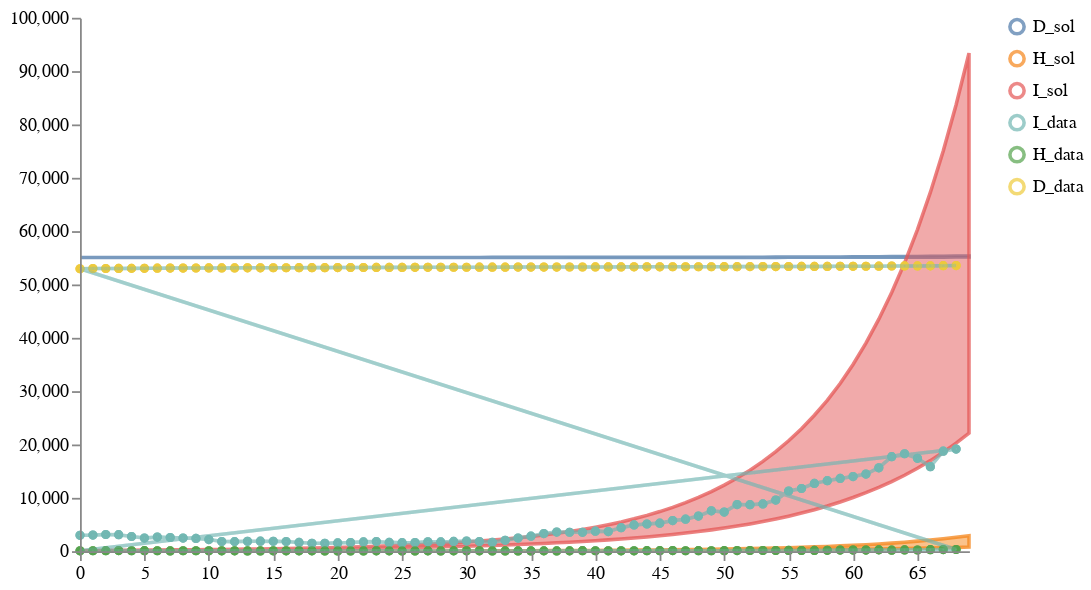

Notebook code cell kept with this figure:
### Code cell
num_samples = 100
model_paths = [model4_location]
data_path = "../../notebook/ensemble_eval_sa/datasets/NY_data2.csv"
weights = [1]
solution_mappings = [{"I": "infected", "H": "hospitalized", "D": "dead"}] # "column name in data": "observable or state variable in model"

# Run the calibration and sampling
result1 = load_and_calibrate_and_sample_ensemble_model(
    model_paths,
    data_path,
    weights,
    solution_mappings,
    num_samples,
    timepoints,
    verbose=True,
    total_population=19340000,
    num_iterations=26,
    method="euler",
    time_unit="days",
    visual_options={"title": "Calibrated Ensemble", "subset":".*_sol"}
)

# # Save results
# result1["data"].to_csv("../../notebook/ensemble_eval_sa/ensemble_results/partII_ensemble_of_one_results_day0_Jun032021.csv", index=False)
# result1["quantiles"].to_csv("../../notebook/ensemble_eval_sa/ensemble_results/partII_ensemble_of_one_quantiles_day0_Jun032021.csv", index=False)

# Plot results
schema = plots.trajectories(pd.DataFrame(result["data"]), subset=".*_sol",
                            points=test_data.reset_index(drop=True).rename(columns={"I":"I_data", "H":"H_data", "D":"D_data"}),
                           )
schema = plots.pad(schema, 5)
plots.ipy_display(schema)

### Figure 1 — Vega specification as saved in the notebook (floating-point values rounded to 4 significant figures; data arrays with more than 128 entries replaced by an {"elided": "..."} marker saying what was removed)
{"$schema": "https://vega.github.io/schema/vega/v5.json", "axes": [{"name": "x_axis", "orient": "bottom", "scale": "xscale", "zindex": 100}, {"name": "y_axis", "orient": "left", "scale": "yscale", "zindex": 100}], "data": [{"name": "distributions", "values": {"elided": "210 records"}}, {"name": "traces", "transform": [{"expr": "isValid(datum.value)", "type": "filter"}], "values": []}, {"name": "points", "values": {"elided": "207 records"}}, {"name": "markers", "values": []}, {"name": "selected", "on": [{"remove": true, "trigger": "clear"}, {"remove": true, "trigger": "!shift"}, {"insert": "clicked", "trigger": "!shift && clicked"}, {"toggle": "clicked", "trigger": "shift && clicked"}]}], "height": 300, "legends": [{"encode": {"labels": {"interactive": true, "name": "legendLabel", "update": {"opacity": [{"test": "!length(data('selected')) || indata('selected', 'value', datum.value)", "value": 1}, {"value": 0.25}]}}, "symbols": {"interactive": true, "name": "legendSymbol", "update": {"fill": {"value": "transparent"}, "opacity": [{"test": "!length(data('selected')) || indata('selected', 'value', datum.value)", "value": 0.7}, {"value": 0.15}], "size": {"value": 64}, "strokeWidth": {"value": 2}}}}, "name": "color_legend", "stroke": "color"}], "marks": [{"from": {"facet": {"data": "points", "groupby": "trajectory", "name": "points_split"}}, "marks": [{"encode": {"hover": {"fillOpacity": {"value": 0.9}}, "update": {"fill": {"field": "trajectory", "scale": "color"}, "fillOpacity": [{"test": "!length(data('selected')) || indata('selected', 'value', datum.trajectory)", "value": 0.5}, {"value": 0.15}], "size": {"value": 10}, "stroke": {"field": "trajectory", "scale": "color"}, "strokeOpacity": [{"test": "!length(data('selected')) || indata('selected', 'value', datum.trajectory)", "value": 0.75}, {"value": 0.15}], "strokeWidth": {"value": 2}, "tooltip": {"field": "value"}, "x": {"field": "timepoint", "scale": "xscale"}, "y": {"field": "value", "scale": "yscale"}}}, "from": {"data": "points"}, "name": "_points_symbol", "type": "symbol", "zindex": 3}, {"encode": {"hover": {"fillOpacity": {"value": 0.9}}, "update": {"interpolate": {"value": "linear"}, "stroke": {"field": "trajectory", "scale": "color"}, "strokeOpacity": [{"test": "!length(data('selected')) || indata('selected', 'value', datum.trajectory)", "value": 0.3}, {"value": 0.1}], "strokeWidth": {"value": 2}, "x": {"field": "timepoint", "scale": "xscale"}, "y": {"field": "value", "scale": "yscale"}}}, "from": {"data": "points"}, "name": "_points_line", "type": "line", "zindex": 3}], "name": "_points", "type": "group", "zindex": 3}, {"from": {"facet": {"data": "traces", "groupby": "trajectory", "name": "traces_split"}}, "marks": [{"encode": {"hover": {"fillOpacity": {"value": 0.9}}, "update": {"interpolate": {"value": "linear"}, "stroke": {"field": "trajectory", "scale": "color"}, "strokeOpacity": [{"test": "!length(data('selected')) || indata('selected', 'value', datum.trajectory)", "value": 0.75}, {"value": 0.15}], "strokeWidth": {"value": 2}, "x": {"field": "timepoint", "scale": "xscale"}, "y": {"field": "value", "scale": "yscale"}}}, "from": {"data": "traces_split"}, "name": "_traces_lines", "type": "line"}], "name": "_traces", "type": "group", "zindex": 2}, {"from": {"facet": {"data": "distributions", "groupby": "trajectory", "name": "trajectory_split"}}, "marks": [{"encode": {"hover": {"fillOpacity": {"value": 0.9}}, "update": {"fill": {"field": "trajectory", "scale": "color"}, "fillOpacity": [{"test": "!length(data('selected')) || indata('selected', 'value', datum.trajectory)", "value": 0.5}, {"value": 0.15}], "interpolate": {"value": "linear"}, "stroke": {"field": "trajectory", "scale": "color"}, "strokeOpacity": [{"test": "!length(data('selected')) || indata('selected', 'value', datum.trajectory)", "value": 0.75}, {"value": 0.15}], "strokeWidth": {"value": 2}, "x": {"field": "timepoint", "scale": "xscale"}, "y": {"field": "upper", "scale": "yscale"}, "y2": {"field": "lower", "scale": "yscale"}}}, "from": {"data": "trajectory_split"}, "type": "area"}], "name": "_distributions", "type": "group", "zindex": 1}, {"marks": [{"encode": {"enter": {"stroke": {"value": "lightgray"}}, "update": {"opacity": {"value": 1}, "x": {"field": "timepoint", "scale": "xscale"}, "y": {"signal": "height"}, "y2": {"value": 0}}}, "from": {"data": "markers"}, "name": "_marker text", "type": "rule"}, {"encode": {"enter": {"fontSize": {"value": 8}, "text": {"field": "datum.label"}, "y": {"value": 0}}}, "from": {"data": "_marker text"}, "name": "_marker flags", "transform": [{"as": ["x", "_y", "opacity", "align", "baseline"], "lineAnchor": "start", "offset": [1], "size": {"signal": "[width, height]"}, "type": "label"}], "type": "text"}], "name": "_markers", "type": "group"}], "padding": 5, "scales": [{"domain": {"fields": [{"data": "distributions", "field": "timepoint"}, {"data": "traces", "field": "timepoint"}, {"data": "points", "field": "timepoint"}, {"data": "markers", "field": "timepoint"}]}, "name": "xscale", "range": "width", "type": "linear", "zero": false}, {"domain": {"fields": [{"data": "distributions", "field": "lower"}, {"data": "distributions", "field": "upper"}, {"data": "traces", "field": "value"}, {"data": "points", "field": "value"}]}, "name": "yscale", "nice": true, "range": "height", "type": "linear", "zero": true}, {"domain": {"fields": [{"data": "distributions", "field": "trajectory"}, {"data": "traces", "field": "trajectory"}, {"data": "points", "field": "trajectory"}]}, "name": "color", "range": "category", "type": "ordinal"}], "signals": [{"name": "clear", "on": [{"events": "mouseup[!event.item]", "force": true, "update": "true"}], "value": true}, {"name": "shift", "on": [{"events": "@legendSymbol:click, @legendLabel:click", "force": true, "update": "event.shiftKey"}], "value": false}, {"name": "clicked", "on": [{"events": "@legendSymbol:click, @legendLabel:click", "force": true, "update": "{value: datum.value}"}], "value": null}], "width": 500}
